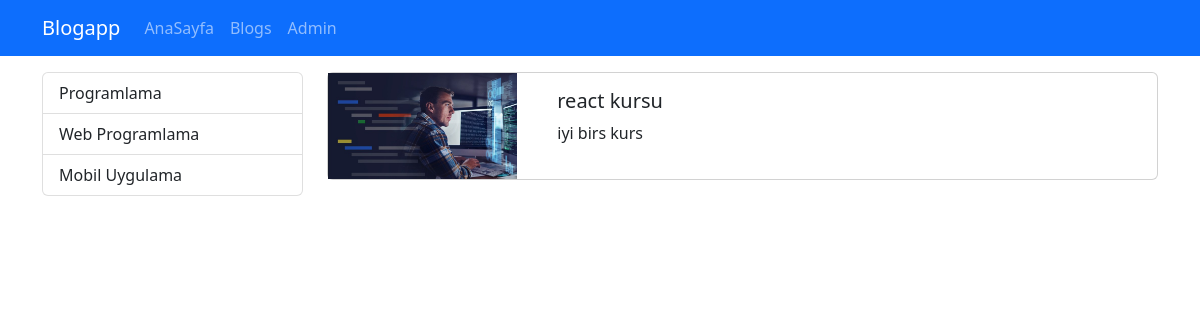
Before: /blogs/react-kursu with the older database file.
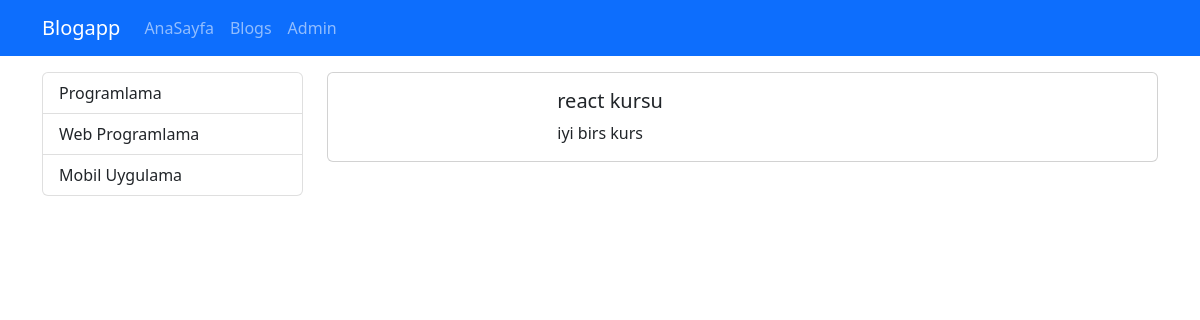
After: the same page with the newer database file.
### blog/models.py (models this page shows, shortened)
class Blog(models.Model):
    title = models.CharField(max_length=200)
    image = models.ImageField(upload_to="blogs")
    description = models.TextField()
    is_active = models.BooleanField(default=False)
    is_home = models.BooleanField(default=False)
    slug = models.SlugField(null=False, blank=True, unique=True, db_index=True, editable=False)

### blog/views.py (the view)
# urls.py: path("blogs/<slug:slug>", views.blog_details,name="blog_details"),
def blog_details(request, slug):
    blog = Blog.objects.get(slug=slug)
    return render(request, 'blog/blog_details.html', {"blog": blog})

### blog/templates/blog/blog_details.html (shortened to what this page needs)
{% extends "base.html" %}
{% load static %}
{% block content %}
    <div class="container mt-3">
        <div class="row">
            <div class="col-3">
                {% include 'partials/_categorys.html' %}
            </div>
            <div class="col-9">
                <div class="card mb-3">
                    <div class="row">
                        <div class="col-md-3">
                            <img src="{{ blog.image.url }}" alt="" class="img-fluid">
                        </div>
                        <div class="col-md-9">
                            <div class="card-body">
                                <h5 class="card-title">
                                        {{ blog.title }}
                                </h5>
                                <p class="card-text">{{ blog.description }}  </p>
                            </div>
                        </div>
                    </div>
                </div>
            </div>
        </div>
    </div>
{% endblock %}

Changed rows visible on the page:
changed Blog "react kursu": image: picture removed
